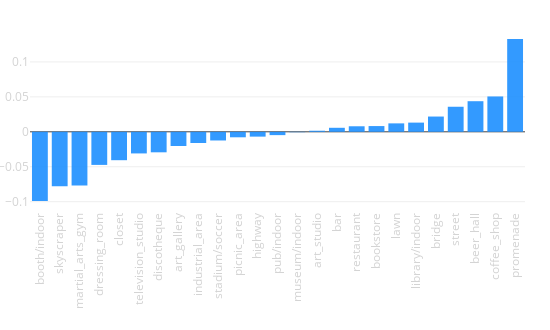

Notebook code cell kept with this figure:
### Code cell
tags_delta([x[0] for x in sc_delta], [x[1] for x in sc_delta])

### Figure 1 — Plotly figure (JSON) as saved in the notebook; plotly's stock layout.template omitted (floating-point values rounded to 4 significant figures)
{"data": [{"marker": {"color": "dodgerblue"}, "opacity": 0.9, "type": "bar", "uid": "0f833586-2b0c-11e9-985d-3c15c2cf2370", "x": ["booth/indoor", "skyscraper", "martial_arts_gym", "dressing_room", "closet", "television_studio", "discotheque", "art_gallery", "industrial_area", "stadium/soccer", "picnic_area", "highway", "pub/indoor", "museum/indoor", "art_studio", "bar", "restaurant", "bookstore", "lawn", "library/indoor", "bridge", "street", "beer_hall", "coffee_shop", "promenade"], "xaxis": "x", "y": [-0.09901, -0.07801, -0.07686, -0.04736, -0.04062, -0.03095, -0.02934, -0.0203, -0.01606, -0.01242, -0.007854, -0.006903, -0.004753, -0.0005702, 0.001535, 0.005745, 0.007925, 0.00823, 0.01207, 0.01317, 0.02185, 0.03585, 0.0438, 0.0506, 0.1328], "yaxis": "y"}], "layout": {"height": 330, "margin": {"b": 120, "l": 30, "r": 25, "t": 30}, "showlegend": false, "width": 550, "xaxis": {"anchor": "y", "domain": [0, 1], "tickangle": -90, "tickfont": {"color": "lightgrey", "size": 11.5}}, "xaxis2": {"tickangle": -90, "tickfont": {"color": "lightgrey", "size": 11.5}}, "yaxis": {"anchor": "x", "domain": [0, 1], "tickfont": {"color": "lightgrey", "size": 11.5}}, "yaxis2": {"tickfont": {"color": "lightgrey", "size": 11.5}}}}
